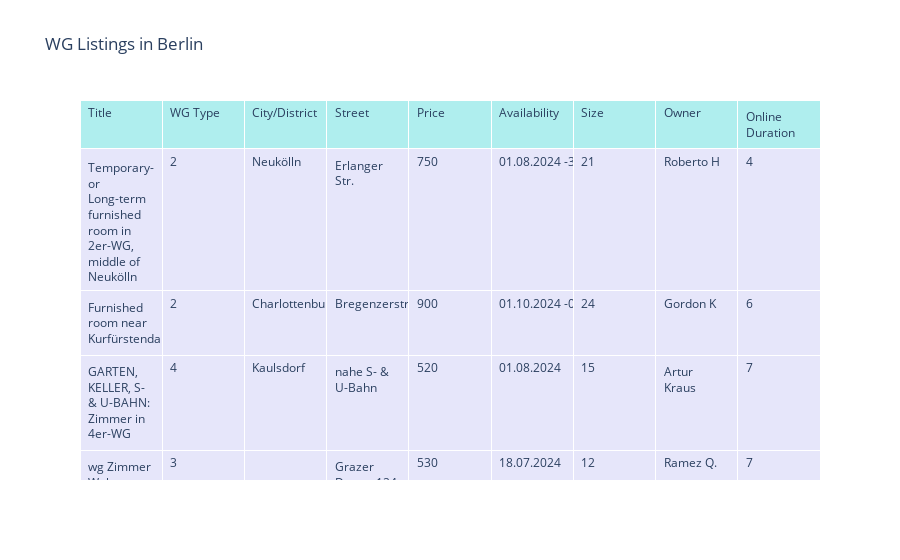

Write notebook code for a chart like this one.
### Markdown cell above
## 2. Data Modification for Analysis

### Code cell
# Import Libraries
import requests
from bs4 import BeautifulSoup
import pandas as pd
import time
import plotly.express as px
import statsmodels.api as sm

# Functions for Web Scraping
def get_wg_listings(url):
    headers = {
        'User-Agent': 'Mozilla/5.0 (Windows NT 10.0; Win64; x64) AppleWebKit/537.36 (KHTML, like Gecko) Chrome/91.0.4472.124 Safari/537.36'
    }
    response = requests.get(url, headers=headers)
    soup = BeautifulSoup(response.content, 'html.parser')
    return soup

def parse_listing(listing):
    title = listing.find('h3', class_='truncate_title noprint')
    location = listing.find('div', class_='col-xs-11')
    price = listing.find('div', class_='col-xs-3')
    availability = listing.find('div', class_='col-xs-5 text-center')
    size = listing.find('div', class_='col-xs-3 text-right')

    # Using BeautifulSoup to locate owner and online duration
    owner = listing.find('span', class_='ml5')
    online_duration = listing.find('span', style='color: #218700;')

    # Extracting location information
    location_text = location.text.strip() if location else None
    wg_type, district, street = None, None, None

    if location_text:
        location_parts = [part.strip() for part in location_text.split("|")]
        if len(location_parts) == 3:
            wg_type, city_district, street = location_parts
        elif len(location_parts) == 2:
            wg_type, city_district = location_parts
        elif len(location_parts) == 1:
            wg_type = location_parts[0]

        if city_district and "Berlin" in city_district:
            district = city_district.replace("Berlin", "").strip()

    # Remove extra spaces between dates in availability
    availability_text = availability.text.strip().replace(' ', '') if availability else None

    # Extract numeric value from online duration
    online_duration_text = online_duration.text.strip() if online_duration else None
    online_duration_numeric = int(''.join(filter(str.isdigit, online_duration_text))) if online_duration_text else None

    data = {
        'Title': title.text.strip() if title else None,
        'WG Type': wg_type,
        'City/District': district,
        'Street': street,
        'Price': f"{price.text.strip().replace('€', '').replace(' ', '')}" if price else None,
        'Availability': availability_text,
        'Size': f"{size.text.strip().replace('m²', '').replace(' ', '')}" if size else None,
        'Owner': owner.text.strip() if owner else None,
        'Online Duration': online_duration_numeric
    }

    return data

def scrape_wg_data(base_url, num_listings):
    listings_data = []
    page = 0

    while len(listings_data) < num_listings:
        url = f"{base_url}?page={page}"
        soup = get_wg_listings(url)
        listings = soup.find_all('div', class_='offer_list_item')
        
        if not listings:
            break

        for listing in listings:
            data = parse_listing(listing)
            listings_data.append(data)
            if len(listings_data) >= num_listings:
                break

        page += 1
        time.sleep(1)  # To avoid overwhelming the server with requests

    df = pd.DataFrame(listings_data)
    return df

# Data Scraping and Modification
# Scrape data
BASE_URL = 'https://www.wg-gesucht.de/wg-zimmer-in-Berlin.8.0.1.0.html'
NUM_LISTINGS = 500
wg_data_df = scrape_wg_data(BASE_URL, NUM_LISTINGS)

# Modify data
wg_data_df['WG Type'] = wg_data_df['WG Type'].str.extract(r'(\d)').astype(float)
wg_data_df['Price'] = pd.to_numeric(wg_data_df['Price'], errors='coerce')
wg_data_df['Size'] = pd.to_numeric(wg_data_df['Size'], errors='coerce')
wg_data_df['Online Duration'] = pd.to_numeric(wg_data_df['Online Duration'], errors='coerce')

# Drop rows with missing values in relevant columns
wg_data_df.dropna(subset=['Price', 'Size', 'WG Type', 'Online Duration'], inplace=True)

# Data Visualization and Saving
fig = go.Figure(data=[go.Table(
    header=dict(values=list(wg_data_df.columns),
                fill_color='paleturquoise',
                align='left'),
    cells=dict(values=[wg_data_df[col] for col in wg_data_df.columns],
               fill_color='lavender',
               align='left'))
])

fig.update_layout(title='WG Listings in Berlin')
fig.show()

# Save the DataFrame to an Excel file
wg_data_df.to_excel('wg_listings_berlin_modified.xlsx', index=False)

### Figure 1 — Plotly figure (JSON) as saved in the notebook; plotly's stock layout.template omitted (floating-point values rounded to 4 significant figures; data arrays with more than 128 entries replaced by an {"elided": "..."} marker saying what was removed)
{"data": [{"cells": {"align": "left", "fill": {"color": "lavender"}, "values": {"elided": "9x413 mixed values"}}, "header": {"align": "left", "fill": {"color": "paleturquoise"}, "values": ["Title", "WG Type", "City/District", "Street", "Price", "Availability", "Size", "Owner", "Online Duration"]}, "type": "table"}], "layout": {"autosize": true, "title": {"text": "WG Listings in Berlin"}}}
